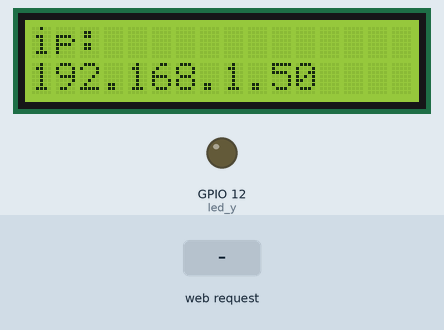
Recording of a sketch running on a simulated ESP32. Shown: 16×2 character LCD, output pins drawn as LEDs (lit = HIGH). The test bench sets the inputs (shaded band). WiFi joins after 1.5 s; servers stay silent unless stated; what the sketch prints to the serial monitor is not drawn.

Above: at 2.7 s.
2.8 s: HTTP request GET /led/on received
At 3.6 s:
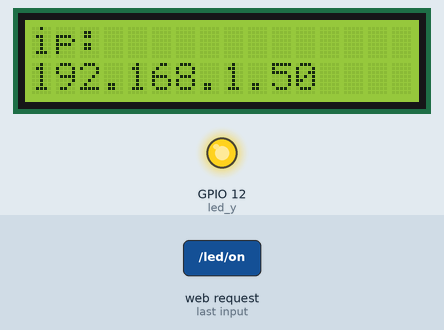
4.3 s: HTTP request GET /led/off received
At 4.8 s:
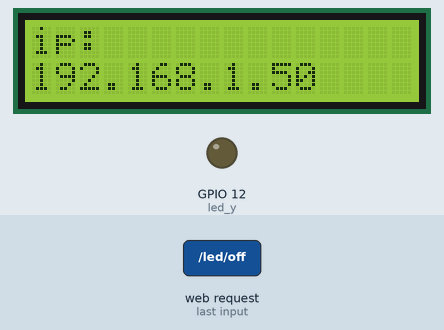
Timing chart, 0 to 7.3 s (numbered marks = the images above; inputs shaded):
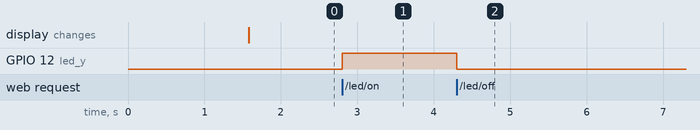

Measured:
- after the input at 2.8 s, GPIO 12 (led_y): LOW → HIGH at once
- after the input at 4.3 s, GPIO 12 (led_y): HIGH → LOW at once

The sketch:

LED_Control_APP.ino
```cpp
#include <WiFi.h>
#include <ESPmDNS.h>
#include <WiFiClient.h>
#include <analogWrite.h>
#include <Wire.h>
#include <LiquidCrystal_I2C.h>

#define led_y 12
String item = "0";
WiFiServer server(80);

LiquidCrystal_I2C mylcd(0x27,16,2);

void setup() {
  Serial.begin(115200);
  mylcd.init();
  mylcd.backlight();
  pinMode(led_y, OUTPUT);
  connect_to_WiFi("Divor Automations","automations2021");
}

void loop() {
  led_req();
}
```

WiFi_functions.ino
```cpp
void connect_to_WiFi(const char* ssid,const char* pass){
  WiFi.begin(ssid, pass);
  while (WiFi.status() != WL_CONNECTED) {
    delay(500);
    Serial.print(".");
  }
  Serial.println("\nConnected to Network");
  Serial.print("IP address: ");
  Serial.println(WiFi.localIP());
  server.begin();
  Serial.println("TCP server started");
  MDNS.addService("http", "tcp", 80);
  mylcd.setCursor(0, 0);
  mylcd.print("ip:");
  mylcd.setCursor(0, 1);
  mylcd.print(WiFi.localIP());
}

void led_req(){
  WiFiClient client = server.available();
  if (!client) {
      return;
  }
  while(client.connected() && !client.available()){
      delay(1);
  }
  String req = client.readStringUntil('\r');
  int addr_start = req.indexOf(' ');
  int addr_end = req.indexOf(' ', addr_start + 1);
  if (addr_start == -1 || addr_end == -1) {
      Serial.print("Invalid request: ");
      Serial.println(req);
      return;
  }
  req = req.substring(addr_start + 1, addr_end);
  item=req;
  Serial.println(item);
  String s;
  if (req == "/")  //Browser accesses address can read the information sent by the client.println(s);
  {
      IPAddress ip = WiFi.localIP();
      String ipStr = String(ip[0]) + '.' + String(ip[1]) + '.' + String(ip[2]) + '.' + String(ip[3]);
      s = "HTTP/1.1 200 OK\r\nContent-Type: text/html\r\n\r\n<!DOCTYPE HTML>\r\n<html>ESP32 ip:";
      s += ipStr;
      s += "</html>\r\n\r\n";
      Serial.println("Sending 200");
      client.println(s);  //Send the string S, then you can read the information when visiting the address of E smart home using a browser.
  }
  if(req == "/led/on") //Browser accesses address ip address/led/on
  {
    client.println("turn on the LED");
    digitalWrite(led_y, HIGH);
  }
  if(req == "/led/off") //Browser accesses address ip address/led/off
  {
    client.println("turn off the LED");
    digitalWrite(led_y, LOW);
  }
  client.stop();
}
```
